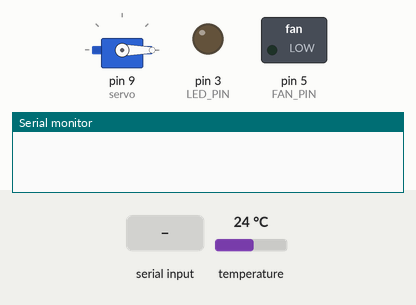
The sketch below on a simulated Arduino Uno, built with avr-gcc and run on an emulated ATmega328P. On the bench: servo, switched loads named in the sketch (green lamp = pin HIGH), output pins drawn as LEDs (lit = HIGH), the last lines printed to the serial monitor. The test bench sets the inputs (shaded band); at power-on: temperature 24 °C.

Above: at 1.2 s.
1.3 s: "W90\n" received over the second serial link
At 1.76 s:
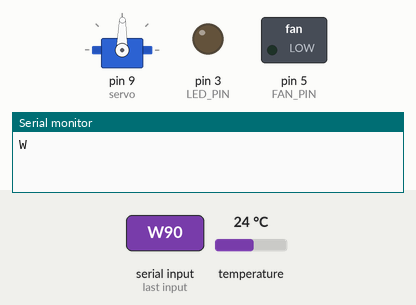
At 3.2 s:
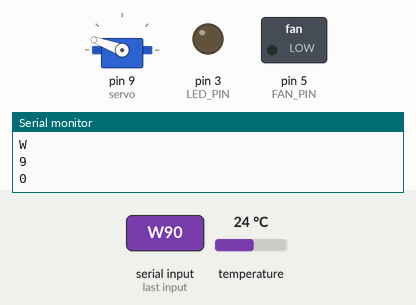
3.6 s: "90,45\n" received over the second serial link
At 4.8 s:
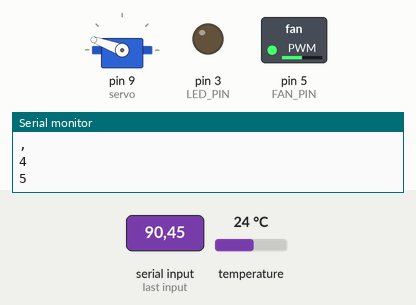
5.1 s: "X90\n" received over the second serial link
At 5.25 s:
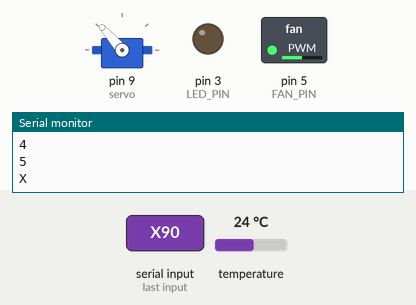
7.4 s: "Z90\n" received over the second serial link
10.1 s: "30,150\n" received over the second serial link
11.6 s: "200\n" received over the second serial link
Timing chart, 0 to 14.1 s (numbered marks = the images above; inputs shaded):
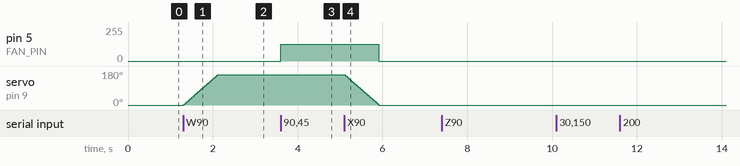

The sketch:

IoTControllerArduino.ino
```cpp
#include <SoftwareSerial.h>
#include <Servo.h>
#include <OneWire.h>
#include <DallasTemperature.h>
#include <string.h>


#define LED_PIN 3
#define FAN_PIN 5
#define SENSOR_PIN 4
#define RX_BT 10
#define TX_BT 11

double tempCelsius;
Servo servo;
SoftwareSerial bluetooth(RX_BT, TX_BT);
OneWire oneWire(SENSOR_PIN);
DallasTemperature tempSensor(&oneWire);
void setup() {
  pinMode(LED_PIN, OUTPUT);
  pinMode(FAN_PIN, OUTPUT);
  servo.attach(9);
  servo.write(0);
  tempSensor.begin();
  Serial.begin(9600);
  bluetooth.begin(9600);
}

void loop() {
  if (bluetooth.available()){
    char data = bluetooth.read();
    Serial.println(data);

    if (data >= 'A' && data <= 'U') {
      int brightness = (data - 'A') * 12.75;
      analogWrite(LED_PIN, brightness);
    }
    else if (data >= '0' && data <= '9') {
      int speed = (data - '0') * 25.5;
      analogWrite(FAN_PIN, speed);
    }
    else if (data == 'W') {
      for (int pos = 0; pos <= 160; pos += 1) {
        servo.write(pos);
        delay(5);
      }
    }
    else if (data == 'X') {
      for (int pos = 160; pos >= 0; pos -= 1) {
        servo.write(pos);
        delay(5);
      }
    }
    else if(data == 'Z'){
      tempSensor.requestTemperatures();
      tempCelsius = tempSensor.getTempCByIndex(0)+162.5;
      String data2 = String(tempCelsius,2);
      String data1 = "Temperature: "+data2+"°C";
      Serial.println(data1);
      bluetooth.print(data1);
      delay(500);
    }
  }
}
```

Measured:
- after the input at 1.3 s, servo on pin 9 (servo): moves from 0° to 160° over 0.81 s, starting at once
- after the input at 3.6 s, pin 5 (FAN_PIN): 0/255 → 127/255 at once
- after the input at 5.1 s, pin 5 (FAN_PIN): 127/255 → 0/255 after 0.82 s; servo on pin 9 (servo): moves from 160° to 0° over 0.81 s, starting at once
